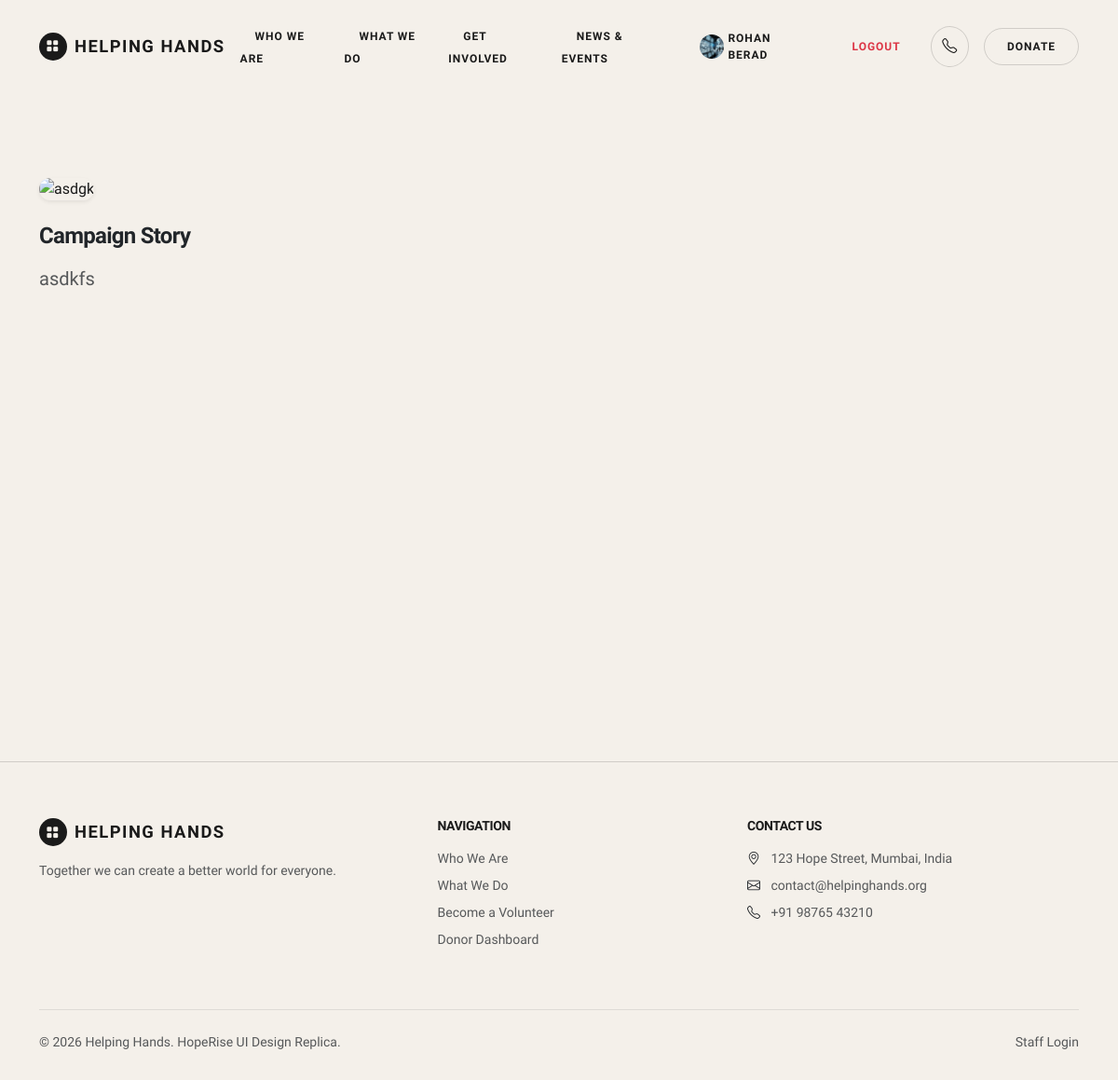
/campaigns/2/ (signed in), run on the app's committed database.
### charity_app/models.py (models this page shows, shortened)
class SiteSettings(models.Model):
    hero_title_line1 = models.CharField(max_length=100, default="Together We Can")
    hero_title_highlight = models.CharField(max_length=100, default="Create a Better World")
    hero_subtitle = models.TextField(
        default="Your small contribution can make a big difference in someone's life. "
                "Join us in our mission to help the needy."
    )
    hero_image = models.ImageField(upload_to='site/', blank=True, null=True)
    stat_campaigns = models.CharField(max_length=20, default="500+", help_text="e.g. 500+")
    stat_lives_impacted = models.CharField(max_length=20, default="50,000+")
    stat_funds_raised = models.CharField(max_length=20, default="Rs. 2.5 Cr+")
    stat_donors = models.CharField(max_length=20, default="10,000+")
    mission_title = models.CharField(max_length=100, default="Our Mission")
    mission_text = models.TextField(
        default="We are committed to building a better tomorrow by supporting education, "
                "healthcare, animal welfare, and disaster relief initiatives. Together, we "
                "can bring hope and create lasting change."
    )
    mission_image = models.ImageField(upload_to='site/', blank=True, null=True)
    ngo_name = models.CharField(max_length=100, default="Helping Hands")
    footer_about_text = models.TextField(
        default="Together we can create a better world for everyone."
    )
    contact_address = models.CharField(max_length=200, default="123 Hope Street, Mumbai, India")
    contact_email = models.EmailField(default="contact@helpinghands.org")
    contact_phone = models.CharField(max_length=20, default="+91 98765 43210")
    updated_at = models.DateTimeField(auto_now=True)
    @classmethod
    def load(cls):
        obj, created = cls.objects.get_or_create(pk=1)
        return obj

class UserProfile(models.Model):
    user = models.OneToOneField(User, on_delete=models.CASCADE)
    profile_picture = models.ImageField(upload_to='profile_pictures/', blank=True, null=True)
    phone_number = models.CharField(max_length=15, blank=True)
    address = models.TextField(blank=True)
    profile_created_on = models.DateTimeField(auto_now_add=True)

class Campaign(models.Model):
    CATEGORY_CHOICES = [
        ('education', 'Education Fund'),
        ('medical', 'Medical Help'),
        ('animal', 'Animal Rescue'),
        ('disaster', 'Disaster Relief'),
    ]
    STATUS_CHOICES = [
        ('active', 'Active'),
        ('completed', 'Completed'),
        ('upcoming', 'Upcoming'),
    ]
    campaign_name = models.CharField(max_length=200)
    category = models.CharField(max_length=20, choices=CATEGORY_CHOICES, default='education')
    description = models.TextField()
    goal_amount = models.DecimalField(max_digits=12, decimal_places=2)
    raised_amount = models.DecimalField(max_digits=12, decimal_places=2, default=0)
    campaign_image = models.ImageField(upload_to='campaign_images/', blank=True, null=True)
    start_date = models.DateField()
    end_date = models.DateField()
    status = models.CharField(max_length=20, choices=STATUS_CHOICES, default='active')
    created_at = models.DateTimeField(auto_now_add=True)
    def progress_percentage(self):
        if self.goal_amount and self.goal_amount > 0:
            percent = (self.raised_amount / self.goal_amount) * 100
            return round(min(percent, 100), 1)  # cap at 100%
        return 0
    def donor_count(self):
        return self.donations.values('email').distinct().count()
    def days_left(self):
        from django.utils import timezone
        remaining = (self.end_date - timezone.now().date()).days
        return max(remaining, 0)

### charity_app/views.py (the view)
# urls.py: path('campaigns/<int:campaign_id>/', views.campaign_detail, name='campaign_detail'),
def campaign_detail(request, campaign_id):
    campaign = get_object_or_404(Campaign, id=campaign_id)
    context = {'campaign': campaign}
    return render(request, 'website/campaign_detail.html', context)

### charity_app/context_processors.py (called while the page is built)
def site_settings(request):
    return {'site_settings': SiteSettings.load()}

def user_profile(request):
    if request.user.is_authenticated:
        try:
            profile, _ = UserProfile.objects.get_or_create(user=request.user)
            return {'nav_user_profile': profile}
        except (OperationalError, ProgrammingError):
            return {'nav_user_profile': None}
    return {'nav_user_profile': None}

### templates/website/campaign_detail.html (shortened to what this page needs)
{% extends 'website/base.html' %}
{% block content %}
<section class="hr-section">
    <div class="container">
        <div class="row g-5">
            <div class="col-lg-7">
                <div class="position-relative mb-4">
                    {% if campaign.campaign_image %}
                        <img src="{{ campaign.campaign_image.url }}" class="w-100 rounded-5 shadow-sm" alt="{{ campaign.campaign_name }}" style="max-height: 420px; object-fit: cover;">
                    {% else %}
                        <img src="https://images.unsplash.com/photo-1593113598332-cd288d649433?q=80&w=800&auto=format&fit=crop" class="w-100 rounded-5 shadow-sm" alt="{{ campaign.campaign_name }}" style="max-height: 420px; object-fit: cover;">
                    {% endif %}
                </div>
                <h4 class="font-heading fw-bold text-dark mb-3">Campaign Story</h4>
                <div class="text-muted leading-relaxed fs-5">
                    {{ campaign.description|linebreaks }}
                </div>
            </div>
            <div class="col-lg-5">
            </div>
        </div>
    </div>
</section>
{% endblock %}

### templates/website/base.html (shortened to what this page needs)
{% load static %}
<!DOCTYPE html>
<html lang="en">
<head>
    <link href="https://cdn.jsdelivr.net/npm/bootstrap@5.3.3/dist/css/bootstrap.min.css" rel="stylesheet">
    <link rel="stylesheet" href="https://cdn.jsdelivr.net/npm/bootstrap-icons@1.11.3/font/bootstrap-icons.css">
    <link rel="stylesheet" href="{% static 'css/style.css' %}">
</head>
<body>
    <nav class="navbar navbar-expand-lg sticky-top hr-navbar">
        <div class="container">
            <a class="navbar-brand hr-logo" href="{% url 'home' %}">
                <span class="hr-logo-icon"><i class="bi bi-grid-fill"></i></span>
                {{ site_settings.ngo_name }}
            </a>
            <div class="collapse navbar-collapse" id="navMenu">
                <ul class="navbar-nav mx-auto align-items-lg-center">
                    <li class="nav-item"><a class="hr-nav-link" href="{% url 'home' %}">Who We Are</a></li>
                    <li class="nav-item"><a class="hr-nav-link" href="{% url 'campaign_list' %}">What We Do</a></li>
                                     <li class="nav-item"><a class="hr-nav-link" href="{% url 'home' %}#about">Get Involved</a></li>
                    <li class="nav-item"><a class="hr-nav-link" href="{% url 'home' %}#impact">News & Events</a></li>
                </ul>
                <div class="d-flex align-items-center gap-3">
                    {% if user.is_authenticated %}
                        <a href="{% url 'dashboard' %}" class="hr-nav-link d-flex align-items-center">
                            {% if nav_user_profile.profile_picture %}
                                <img src="{{ nav_user_profile.profile_picture.url }}" alt="{{ user.username }}"
                                     class="rounded-circle me-1" style="width: 26px; height: 26px; object-fit: cover;">
                            {% else %}
                                <i class="bi bi-person-circle fs-6 me-1"></i>
                            {% endif %}
                            {{ user.username }}
                        </a>
                        <a href="{% url 'logout' %}" class="hr-nav-link text-danger">Logout</a>
                    {% else %}
                        <a href="{% url 'login' %}" class="hr-nav-link">Sign In</a>
                    {% endif %}
                    <a href="tel:{{ site_settings.contact_phone }}" class="hr-icon-circle-btn" title="Call Us">
                        <i class="bi bi-telephone"></i>
                    </a>
                    <a class="btn-hr-pill-outline hr-pulse" href="{% url 'donate_generic' %}" data-bs-toggle="modal" data-bs-target="#quickDonateModal">Donate</a>
                </div>
            </div>
        </div>
    </nav>
    <main>
        {% block content %}{% endblock %}
    </main>
    {% block footer %}
    <footer class="hr-footer">
        <div class="container">
            <div class="row g-4 justify-content-between mb-5">
                <div class="col-lg-4">
                    <a class="hr-logo mb-3 d-inline-flex" href="{% url 'home' %}">
                        <span class="hr-logo-icon"><i class="bi bi-grid-fill"></i></span>
                        {{ site_settings.ngo_name }}
                    </a>
                    <p class="text-muted small me-lg-4">{{ site_settings.footer_about_text }}</p>
                </div>
                <div class="col-lg-3">
                    <h6 class="font-heading text-uppercase small fw-bold tracking-wider mb-3">Navigation</h6>
                    <ul class="list-unstyled d-flex flex-column gap-2 small text-muted">
                        <li><a href="{% url 'home' %}" class="hover-text-dark">Who We Are</a></li>
                        <li><a href="{% url 'campaign_list' %}" class="hover-text-dark">What We Do</a></li>
                        <li><a href="{% url 'register' %}" class="hover-text-dark">Become a Volunteer</a></li>
                        <li><a href="{% url 'login' %}" class="hover-text-dark">Donor Dashboard</a></li>
                    </ul>
                </div>
                <div class="col-lg-4">
                    <h6 class="font-heading text-uppercase small fw-bold tracking-wider mb-3">Contact Us</h6>
                    <ul class="list-unstyled d-flex flex-column gap-2 small text-muted">
                        <li><i class="bi bi-geo-alt me-2 text-dark"></i> {{ site_settings.contact_address }}</li>
                        <li><i class="bi bi-envelope me-2 text-dark"></i> {{ site_settings.contact_email }}</li>
                        <li><i class="bi bi-telephone me-2 text-dark"></i> {{ site_settings.contact_phone }}</li>
                    </ul>
                </div>
            </div>
            <div class="border-top border-dark border-opacity-10 pt-4 d-flex flex-column flex-md-row justify-content-between align-items-center text-muted small">
                <p class="mb-0">&copy; 2026 {{ site_settings.ngo_name }}. HopeRise UI Design Replica.</p>
                <div>
                    <a href="{% url 'admin_login' %}" class="text-muted">Staff Login</a>
                </div>
            </div>
        </div>
    </footer>
    {% endblock %}
</body>
</html>

### static/css/style.css (style rules this page uses)
:root { --hr-bg: #f4f0ea; --hr-bg-card: #ffffff; --hr-bg-beige: #eae4dc; --hr-bg-beige-card: #ebe4da; --hr-text: #1a1a1a; --hr-text-muted: #666666; --hr-text-light: #888888; --hr-green: #26e07f; --hr-green-hover: #1fd072; --hr-green-light: rgba(38, 224, 127, 0.15); --hr-border: rgba(0, 0, 0, 0.08); --hr-border-dark: rgba(0, 0, 0, 0.15); --hr-radius-pill: 100px; --hr-radius-squircle: 28px; --hr-radius-card: 24px; }
html { scroll-behavior: smooth; }
body { font-family: 'Plus Jakarta Sans', 'Outfit', 'Inter', -apple-system, sans-serif; background-color: var(--hr-bg); color: var(--hr-text); overflow-x: hidden; line-height: 1.5; }
h1, h2, h3, h4, h5, h6, .font-heading { font-family: 'Plus Jakarta Sans', 'Outfit', sans-serif; font-weight: 700; letter-spacing: -0.03em; color: var(--hr-text); }
a { text-decoration: none; color: inherit; transition: all 0.3s cubic-bezier(0.25, 0.8, 0.25, 1); }
.hr-navbar { background-color: transparent; padding: 24px 0; transition: all 0.4s cubic-bezier(0.25, 0.8, 0.25, 1); }
.hr-logo { font-size: 1.15rem; font-weight: 800; letter-spacing: 0.08em; text-transform: uppercase; color: var(--hr-text); display: flex; align-items: center; gap: 8px; }
.hr-logo-icon { width: 30px; height: 30px; background: var(--hr-text); border-radius: 50%; display: inline-flex; align-items: center; justify-content: center; color: var(--hr-bg); font-size: 0.85rem; transition: transform 0.4s ease; }
.hr-nav-link { font-size: 0.75rem; font-weight: 700; letter-spacing: 0.08em; text-transform: uppercase; color: var(--hr-text); padding: 8px 16px; border-radius: var(--hr-radius-pill); transition: all 0.3s ease; }
.hr-icon-circle-btn { width: 44px; height: 44px; border-radius: 50%; border: 1px solid var(--hr-border-dark); display: inline-flex; align-items: center; justify-content: center; background: transparent; color: var(--hr-text); transition: all 0.3s cubic-bezier(0.34, 1.56, 0.64, 1); }
.btn-hr-pill-outline { border: 1px solid var(--hr-border-dark); border-radius: var(--hr-radius-pill); padding: 10px 24px; font-size: 0.75rem; font-weight: 700; letter-spacing: 0.08em; text-transform: uppercase; color: var(--hr-text); background: transparent; transition: all 0.3s cubic-bezier(0.34, 1.56, 0.64, 1); }
.hr-section { padding: 90px 0; }
.hr-footer { background-color: var(--hr-bg); border-top: 1px solid var(--hr-border-dark); padding: 60px 0 30px; }
.btn-hr-pill-outline.hr-pulse { animation: hrPulseGlow 2.4s ease-in-out infinite; }

### data on the page
SiteSettings: ngo_name "HELPING HANDS", footer_about_text "Together we can create a better world for everyone.", contact_address "123 Hope Street, Mumbai, India", contact_email "contact@helpinghands.org", contact_phone "+91 98765 43210", ngo_name "Helping Hands"
UserProfile: profile_picture (picture)
Campaign: description "asdkfs"

### other printed values
{{ user.username }} "ROHAN BERAD"
